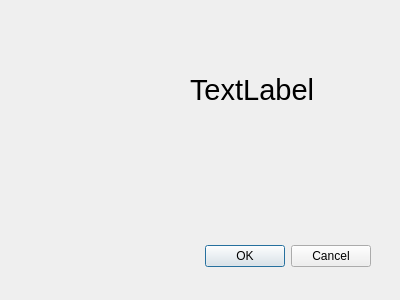
<?xml version="1.0" encoding="UTF-8"?>
<ui version="4.0">
 <class>Dialog</class>
 <widget class="QDialog" name="Dialog">
  <property name="geometry">
   <rect>
    <x>0</x>
    <y>0</y>
    <width>400</width>
    <height>300</height>
   </rect>
  </property>
  <property name="windowTitle">
   <string>Dialog</string>
  </property>
  <widget class="QDialogButtonBox" name="buttonBox">
   <property name="geometry">
    <rect>
     <x>30</x>
     <y>240</y>
     <width>341</width>
     <height>32</height>
    </rect>
   </property>
   <property name="orientation">
    <enum>Qt::Horizontal</enum>
   </property>
   <property name="standardButtons">
    <set>QDialogButtonBox::Cancel|QDialogButtonBox::Ok</set>
   </property>
  </widget>
  <widget class="QLabel" name="label">
   <property name="geometry">
    <rect>
     <x>190</x>
     <y>60</y>
     <width>161</width>
     <height>61</height>
    </rect>
   </property>
   <property name="text">
    <string>&lt;html&gt;&lt;head/&gt;&lt;body&gt;&lt;p&gt;&lt;span style=&quot; font-size:22pt;&quot;&gt;TextLabel&lt;/span&gt;&lt;/p&gt;&lt;/body&gt;&lt;/html&gt;</string>
   </property>
  </widget>
 </widget>
 <resources/>
 <connections>
  <connection>
   <sender>buttonBox</sender>
   <signal>accepted()</signal>
   <receiver>Dialog</receiver>
   <slot>accept()</slot>
   <hints>
    <hint type="sourcelabel">
     <x>248</x>
     <y>254</y>
    </hint>
    <hint type="destinationlabel">
     <x>157</x>
     <y>274</y>
    </hint>
   </hints>
  </connection>
  <connection>
   <sender>buttonBox</sender>
   <signal>rejected()</signal>
   <receiver>Dialog</receiver>
   <slot>reject()</slot>
   <hints>
    <hint type="sourcelabel">
     <x>316</x>
     <y>260</y>
    </hint>
    <hint type="destinationlabel">
     <x>286</x>
     <y>274</y>
    </hint>
   </hints>
  </connection>
 </connections>
</ui>
